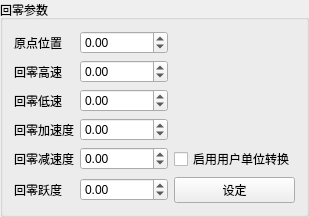
        <widget class="QGroupBox" name="groupBox_12">
         <property name="title">
          <string>回零参数</string>
         </property>
         <layout class="QGridLayout" name="gridLayout_14">
          <item row="0" column="0">
           <widget class="QLabel" name="lbHomeStatus_45">
            <property name="text">
             <string>原点位置</string>
            </property>
           </widget>
          </item>
          <item row="0" column="1">
           <widget class="QDoubleSpinBox" name="txAxisHomePos">
            <property name="readOnly">
             <bool>false</bool>
            </property>
            <property name="decimals">
             <number>2</number>
            </property>
            <property name="minimum">
             <double>-999999.000000000000000</double>
            </property>
            <property name="maximum">
             <double>999999.989999999990687</double>
            </property>
            <property name="value">
             <double>0.000000000000000</double>
            </property>
           </widget>
          </item>
          <item row="1" column="0">
           <widget class="QLabel" name="lbHomeStatus_47">
            <property name="text">
             <string>回零高速</string>
            </property>
           </widget>
          </item>
          <item row="1" column="1">
           <widget class="QDoubleSpinBox" name="txAxisHomeHVel">
            <property name="readOnly">
             <bool>false</bool>
            </property>
            <property name="decimals">
             <number>2</number>
            </property>
            <property name="minimum">
             <double>-999999.000000000000000</double>
            </property>
            <property name="maximum">
             <double>999999.989999999990687</double>
            </property>
            <property name="value">
             <double>0.000000000000000</double>
            </property>
           </widget>
          </item>
          <item row="2" column="0">
           <widget class="QLabel" name="lbHomeStatus_51">
            <property name="text">
             <string>回零低速</string>
            </property>
           </widget>
          </item>
          <item row="2" column="1">
           <widget class="QDoubleSpinBox" name="txAxisHomeLVel">
            <property name="readOnly">
             <bool>false</bool>
            </property>
            <property name="decimals">
             <number>2</number>
            </property>
            <property name="minimum">
             <double>-999999.000000000000000</double>
            </property>
            <property name="maximum">
             <double>999999.989999999990687</double>
            </property>
            <property name="value">
             <double>0.000000000000000</double>
            </property>
           </widget>
          </item>
          <item row="3" column="0">
           <widget class="QLabel" name="lbHomeStatus_48">
            <property name="text">
             <string>回零加速度</string>
            </property>
           </widget>
          </item>
          <item row="3" column="1">
           <widget class="QDoubleSpinBox" name="txAxisHomeAcc">
            <property name="readOnly">
             <bool>false</bool>
            </property>
            <property name="decimals">
             <number>2</number>
            </property>
            <property name="minimum">
             <double>-999999.000000000000000</double>
            </property>
            <property name="maximum">
             <double>999999.989999999990687</double>
            </property>
            <property name="value">
             <double>0.000000000000000</double>
            </property>
           </widget>
          </item>
          <item row="4" column="0">
           <widget class="QLabel" name="lbHomeStatus_46">
            <property name="text">
             <string>回零减速度</string>
            </property>
           </widget>
          </item>
          <item row="4" column="1">
           <widget class="QDoubleSpinBox" name="txAxisHomeDec">
            <property name="readOnly">
             <bool>false</bool>
            </property>
            <property name="decimals">
             <number>2</number>
            </property>
            <property name="minimum">
             <double>-999999.000000000000000</double>
            </property>
            <property name="maximum">
             <double>999999.989999999990687</double>
            </property>
            <property name="value">
             <double>0.000000000000000</double>
            </property>
           </widget>
          </item>
          <item row="5" column="0">
           <widget class="QLabel" name="lbHomeStatus_49">
            <property name="text">
             <string>回零跃度</string>
            </property>
           </widget>
          </item>
          <item row="5" column="1">
           <widget class="QDoubleSpinBox" name="txAxisHomeJerk">
            <property name="readOnly">
             <bool>false</bool>
            </property>
            <property name="decimals">
             <number>2</number>
            </property>
            <property name="minimum">
             <double>-999999.000000000000000</double>
            </property>
            <property name="maximum">
             <double>999999.989999999990687</double>
            </property>
            <property name="value">
             <double>0.000000000000000</double>
            </property>
           </widget>
          </item>
          <item row="5" column="2">
           <widget class="QPushButton" name="btAxisHomeParam">
            <property name="text">
             <string>设定</string>
            </property>
           </widget>
          </item>
          <item row="4" column="2">
           <widget class="QCheckBox" name="ckAxisHomeEnConv">
            <property name="text">
             <string>启用用户单位转换</string>
            </property>
           </widget>
          </item>
         </layout>
        </widget>
